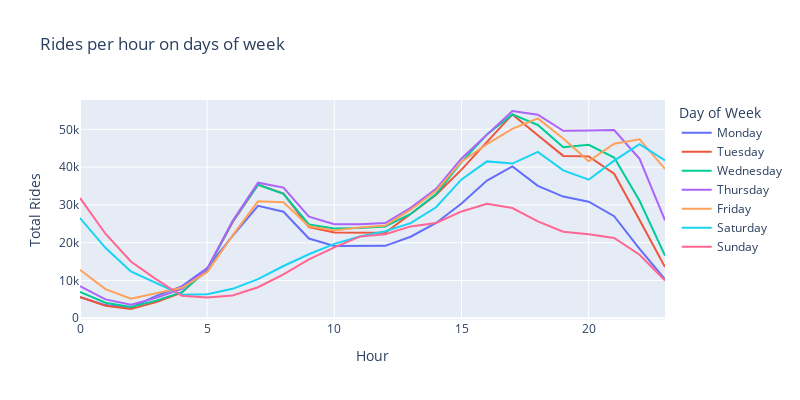

Source (notebook cell):
### Markdown cell above
#### Hourly per days of week

### Code cell
hour_df = raw_data_df.pivot_table(index=["dt_weekday", "dt_day_name", "dt_hour"],
                                  values="base",
                                  aggfunc="count").reset_index()

fig = px.line(hour_df,
              x="dt_hour", y="base", color="dt_day_name",
              title="Rides per hour on days of week",
              labels={
                  "dt_hour": "Hour",
                  "dt_weekday": "Day of Week",
                  "base": "Total Rides"
              },
              width=800, height=400,)

fig.update_layout(
    legend_title_text="Day of Week",
)
fig.show()

### Figure 1 — Plotly figure (JSON) as saved in the notebook; plotly's stock layout.template omitted (floating-point values rounded to 4 significant figures)
{"data": [{"hovertemplate": "dt_day_name=Monday<br>Hour=%{x}<br>Total Rides=%{y}<extra></extra>", "legendgroup": "Monday", "line": {"color": "#636efa", "dash": "solid"}, "marker": {"symbol": "circle"}, "mode": "lines", "name": "Monday", "orientation": "v", "showlegend": true, "type": "scatter", "x": [0, 1, 2, 3, 4, 5, 6, 7, 8, 9, 10, 11, 12, 13, 14, 15, 16, 17, 18, 19, 20, 21, 22, 23], "xaxis": "x", "y": [5596, 3491, 2801, 5927, 8444, 13268, 21790, 29739, 28179, 21101, 19130, 19183, 19160, 21576, 25220, 30384, 36445, 40163, 35027, 32201, 30838, 27022, 18372, 10290], "yaxis": "y"}, {"hovertemplate": "dt_day_name=Tuesday<br>Hour=%{x}<br>Total Rides=%{y}<extra></extra>", "legendgroup": "Tuesday", "line": {"color": "#EF553B", "dash": "solid"}, "marker": {"symbol": "circle"}, "mode": "lines", "name": "Tuesday", "orientation": "v", "showlegend": true, "type": "scatter", "x": [0, 1, 2, 3, 4, 5, 6, 7, 8, 9, 10, 11, 12, 13, 14, 15, 16, 17, 18, 19, 20, 21, 22, 23], "xaxis": "x", "y": [5659, 3328, 2455, 4283, 6789, 13025, 25417, 35362, 32991, 24128, 22670, 22652, 22611, 27583, 32696, 39343, 46763, 53947, 48441, 42968, 42841, 38261, 26026, 13540], "yaxis": "y"}, {"hovertemplate": "dt_day_name=Wednesday<br>Hour=%{x}<br>Total Rides=%{y}<extra></extra>", "legendgroup": "Wednesday", "line": {"color": "#00cc96", "dash": "solid"}, "marker": {"symbol": "circle"}, "mode": "lines", "name": "Wednesday", "orientation": "v", "showlegend": true, "type": "scatter", "x": [0, 1, 2, 3, 4, 5, 6, 7, 8, 9, 10, 11, 12, 13, 14, 15, 16, 17, 18, 19, 20, 21, 22, 23], "xaxis": "x", "y": [6997, 4126, 3006, 4664, 6908, 12774, 25644, 35322, 32935, 24821, 23759, 23916, 24290, 27601, 32875, 41336, 48650, 53934, 51150, 45267, 45885, 42526, 31096, 16597], "yaxis": "y"}, {"hovertemplate": "dt_day_name=Thursday<br>Hour=%{x}<br>Total Rides=%{y}<extra></extra>", "legendgroup": "Thursday", "line": {"color": "#ab63fa", "dash": "solid"}, "marker": {"symbol": "circle"}, "mode": "lines", "name": "Thursday", "orientation": "v", "showlegend": true, "type": "scatter", "x": [0, 1, 2, 3, 4, 5, 6, 7, 8, 9, 10, 11, 12, 13, 14, 15, 16, 17, 18, 19, 20, 21, 22, 23], "xaxis": "x", "y": [8529, 4990, 3586, 5396, 7786, 13106, 25719, 35882, 34580, 26895, 24863, 24888, 25203, 29234, 34258, 42302, 48595, 54847, 53868, 49626, 49707, 49826, 42169, 25923], "yaxis": "y"}, {"hovertemplate": "dt_day_name=Friday<br>Hour=%{x}<br>Total Rides=%{y}<extra></extra>", "legendgroup": "Friday", "line": {"color": "#FFA15A", "dash": "solid"}, "marker": {"symbol": "circle"}, "mode": "lines", "name": "Friday", "orientation": "v", "showlegend": true, "type": "scatter", "x": [0, 1, 2, 3, 4, 5, 6, 7, 8, 9, 10, 11, 12, 13, 14, 15, 16, 17, 18, 19, 20, 21, 22, 23], "xaxis": "x", "y": [12858, 7724, 5193, 6708, 8073, 12188, 21945, 30942, 30697, 24328, 23236, 24052, 24518, 28728, 33764, 41438, 46097, 50115, 52885, 47571, 41540, 46193, 47370, 39510], "yaxis": "y"}, {"hovertemplate": "dt_day_name=Saturday<br>Hour=%{x}<br>Total Rides=%{y}<extra></extra>", "legendgroup": "Saturday", "line": {"color": "#19d3f3", "dash": "solid"}, "marker": {"symbol": "circle"}, "mode": "lines", "name": "Saturday", "orientation": "v", "showlegend": true, "type": "scatter", "x": [0, 1, 2, 3, 4, 5, 6, 7, 8, 9, 10, 11, 12, 13, 14, 15, 16, 17, 18, 19, 20, 21, 22, 23], "xaxis": "x", "y": [26521, 18641, 12392, 9326, 6254, 6364, 7788, 10347, 13837, 16937, 19689, 21627, 23021, 25185, 29385, 36739, 41516, 40937, 44017, 39138, 36662, 41699, 46063, 41749], "yaxis": "y"}, {"hovertemplate": "dt_day_name=Sunday<br>Hour=%{x}<br>Total Rides=%{y}<extra></extra>", "legendgroup": "Sunday", "line": {"color": "#FF6692", "dash": "solid"}, "marker": {"symbol": "circle"}, "mode": "lines", "name": "Sunday", "orientation": "v", "showlegend": true, "type": "scatter", "x": [0, 1, 2, 3, 4, 5, 6, 7, 8, 9, 10, 11, 12, 13, 14, 15, 16, 17, 18, 19, 20, 21, 22, 23], "xaxis": "x", "y": [31840, 22378, 15027, 10289, 5932, 5516, 6009, 8216, 11612, 15602, 18746, 21608, 22236, 24314, 25220, 28269, 30325, 29181, 25621, 22909, 22253, 21247, 16799, 9987], "yaxis": "y"}], "layout": {"height": 400, "legend": {"title": {"text": "Day of Week"}, "tracegroupgap": 0}, "title": {"text": "Rides per hour on days of week"}, "width": 800, "xaxis": {"anchor": "y", "domain": [0, 1], "title": {"text": "Hour"}}, "yaxis": {"anchor": "x", "domain": [0, 1], "title": {"text": "Total Rides"}}}}
